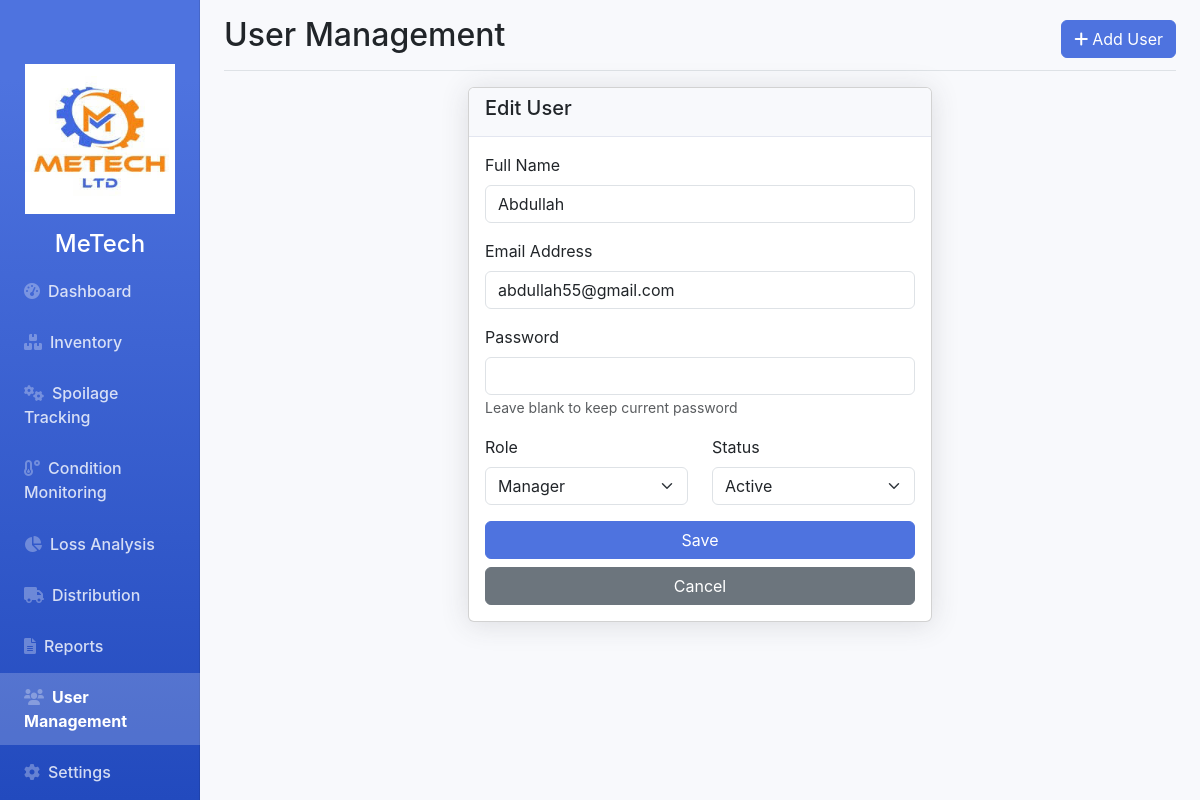
Page /users.php?action=edit&id=3 (signed in) on the committed database.
### tables this page shows
CREATE TABLE `users` (
  `id` int(11) NOT NULL,
  `name` varchar(100) NOT NULL,
  `email` varchar(100) NOT NULL,
  `password` varchar(255) NOT NULL,
  `role` enum('admin','manager','supervisor','operator','viewer') NOT NULL,
  `status` enum('active','inactive') DEFAULT 'active',
  `last_login` datetime DEFAULT NULL,
  `created_at` timestamp NOT NULL DEFAULT current_timestamp()
);

### users.php (the view, shortened to what this page needs)
<?php
require 'config.php';
$user = getCurrentUser($pdo);
$action = $_GET['action'] ?? 'list';
$users = $pdo->query("SELECT * FROM users ORDER BY name")->fetchAll(PDO::FETCH_ASSOC);
if ($action === 'edit') {
    $editUser = $pdo->prepare("SELECT * FROM users WHERE id = ?");
    $editUser->execute([$_GET['id']]);
    $editUser = $editUser->fetch(PDO::FETCH_ASSOC);
}
?>
<!DOCTYPE html>
<html lang="en">
<head>
    <link rel="stylesheet" href="https://cdnjs.cloudflare.com/ajax/libs/font-awesome/6.0.0-beta3/css/all.min.css">
    <link href="https://cdn.jsdelivr.net/npm/bootstrap@5.3.0/dist/css/bootstrap.min.css" rel="stylesheet">
    <link rel="stylesheet" href="styles.css">
</head>
<body>
    <div class="container-fluid">
        <div class="row">
            <?php include 'sidebar.php'; ?>
            <main class="col-md-9 ms-sm-auto col-lg-10 px-md-4">
                <div class="d-flex justify-content-between flex-wrap flex-md-nowrap align-items-center pt-3 pb-2 mb-3 border-bottom">
                    <h1 class="h2">User Management</h1>
                    <a href="users.php?action=add" class="btn btn-primary">
                        <i class="fas fa-plus me-1"></i>Add User
                    </a>
                </div>
                <?php if ($action === 'list'): ?>
                    <div class="row">
                        <div class="col-md-12">
                            <div class="card">
                                <div class="card-header">
                                    <h5>System Users</h5>
                                </div>
                                <div class="card-body">
                                    <div class="table-responsive">
                                        <table class="table table-striped">
                                            <thead>
                                                <tr>
                                                    <th>Name</th>
                                                    <th>Email</th>
                                                    <th>Role</th>
                                                    <th>Last Login</th>
                                                    <th>Status</th>
                                                    <th>Actions</th>
                                                </tr>
                                            </thead>
                                            <tbody>
                                                <?php foreach ($users as $u): ?>
                                                    <tr>
                                                        <td><?= $u['name'] ?></td>
                                                        <td><?= $u['email'] ?></td>
                                                        <td><?= ucfirst($u['role']) ?></td>
                                                        <td><?= $u['last_login'] ? date('M j, Y H:i', strtotime($u['last_login'])) : 'Never' ?></td>
                                                        <td>
                                                            <span class="badge bg-<?= $u['status'] === 'active' ? 'success' : 'secondary' ?>">
                                                                <?= ucfirst($u['status']) ?>
                                                            </span>
                                                        </td>
                                                        <td>
                                                            <a href="users.php?action=edit&id=<?= $u['id'] ?>" class="btn btn-sm btn-warning">
                                                                <i class="fas fa-edit"></i>
                                                            </a>
                                                            <?php if ($u['id'] != $user['id']): ?>
                                                                <a href="users.php?action=delete&id=<?= $u['id'] ?>" class="btn btn-sm btn-danger" onclick="return confirm('Are you sure you want to delete this user?')">
                                                                    <i class="fas fa-trash"></i>
                                                                </a>
                                                            <?php endif; ?>
                                                        </td>
                                                    </tr>
                                                <?php endforeach; ?>
                                            </tbody>
                                        </table>
                                    </div>
                                </div>
                            </div>
                        </div>
                    </div>
                <?php else: ?>
                    <div class="row">
                        <div class="col-md-6 mx-auto">
                            <div class="card">
                                <div class="card-header">
                                    <h5><?= $action === 'add' ? 'Add New' : 'Edit' ?> User</h5>
                                </div>
                                <div class="card-body">
                                    <form method="POST">
                                        <div class="mb-3">
                                            <label for="name" class="form-label">Full Name</label>
                                            <input type="text" class="form-control" id="name" name="name"
                                                value="<?= $editUser['name'] ?? '' ?>" required>
                                        </div>
                                        <div class="mb-3">
                                            <label for="email" class="form-label">Email Address</label>
                                            <input type="email" class="form-control" id="email" name="email"
                                                value="<?= $editUser['email'] ?? '' ?>" required>
                                        </div>
                                        <div class="mb-3">
                                            <label for="password" class="form-label">Password</label>
                                            <input type="password" class="form-control" id="password" name="password"
                                                <?= $action === 'add' ? 'required' : '' ?>>
                                            <?php if ($action === 'edit'): ?>
                                                <small class="text-muted">Leave blank to keep current password</small>
                                            <?php endif; ?>
                                        </div>
                                        <div class="row mb-3">
                                            <div class="col-md-6">
                                                <label for="role" class="form-label">Role</label>
                                                <select class="form-select" id="role" name="role" required>
                                                    <option value="manager" <?= isset($editUser) && $editUser['role'] === 'manager' ? 'selected' : '' ?>>Manager</option>
                                                </select>
                                            </div>
                                            <div class="col-md-6">
                                                <?php if ($action === 'edit'): ?>
                                                    <label for="status" class="form-label">Status</label>
                                                    <select class="form-select" id="status" name="status" required>
                                                        <option value="active" <?= $editUser['status'] === 'active' ? 'selected' : '' ?>>Active</option>
                                                    </select>
                                                <?php endif; ?>
                                            </div>
                                        </div>
                                        <div class="d-grid gap-2">
                                            <button type="submit" class="btn btn-primary">Save</button>
                                            <a href="users.php" class="btn btn-secondary">Cancel</a>
                                        </div>
                                    </form>
                                </div>
                            </div>
                        </div>
                    </div>
                <?php endif; ?>
            </main>
        </div>
    </div>
</body>
</html>

### styles.css (style rules this page uses)
:root { --primary-color: #4e73df; --secondary-color: #858796; --success-color: #1cc88a; --info-color: #36b9cc; --warning-color: #f6c23e; --danger-color: #e74a3b; --light-color: #f8f9fc; --dark-color: #5a5c69; }
body { font-family: 'Nunito', -apple-system, BlinkMacSystemFont, 'Segoe UI', Roboto, 'Helvetica Neue', Arial, sans-serif; background-color: #f8f9fc; overflow-x: hidden; }
.card { box-shadow: 0 0.15rem 1.75rem 0 rgba(58, 59, 69, 0.15); margin-bottom: 1.5rem; }
.card-header { background-color: #f8f9fc; border-bottom: 1px solid #e3e6f0; }
.btn-primary { background-color: var(--primary-color); border-color: var(--primary-color); }

### rows in the picture
users: name "Abdullah", email "abdullah55@gmail.com", role "Manager", status "Active"
